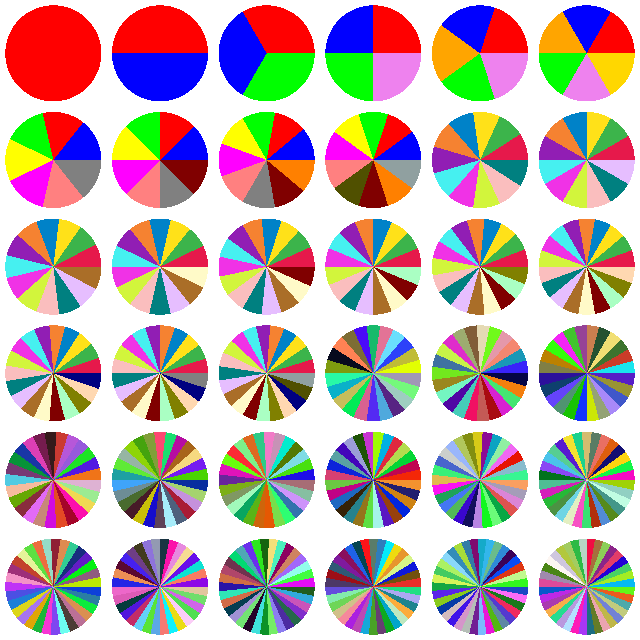

Reproduce this figure in R.
library(plotteR)

# set the random seed for reproducibility
set.seed(129855L);

# choose the number of rows/columns for the diagram
root = 6L;

# set the number of diagrams appropriately
old.par <- par(mfrow=c(root, root), mai=c(0.02, 0.02, 0.02, 0.02));

# paint the diagrams
for(i in seq_len(root*root)) {
  colors <- colors.distinct(i);
  pie(x=rep(1, i), labels=NA, col=colors,
      radius=1, border=FALSE, lty=0);
}

# reset the parameters
invisible(par(old.par));
